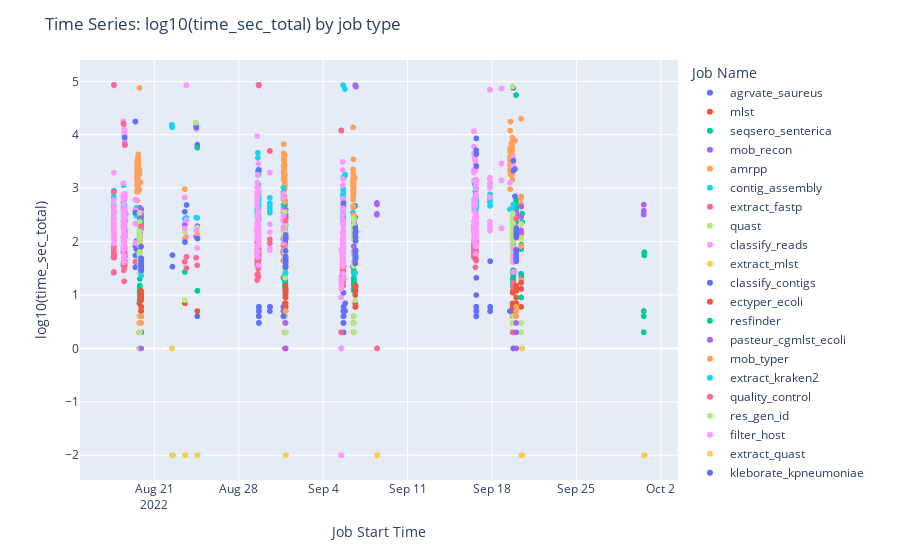

The cell this chart's notebook holds for it:
### Code cell
fig = px.scatter(df, x='start_time', y="time_sec_total", color='job_name')
fig.update_layout(
    title='Time Series: log10(time_sec_total) by job type',
    xaxis_title="Job Start Time",
    yaxis_title="log10(time_sec_total)",
    legend_title="Job Name",
)

plotly.offline.iplot(fig)

### Figure 1 — Plotly figure (JSON) as saved in the notebook; plotly's stock layout.template omitted (floating-point values rounded to 4 significant figures; data arrays with more than 128 entries replaced by an {"elided": "..."} marker saying what was removed)
{"data": [{"hovertemplate": "job_name=agrvate_saureus<br>start_time=%{x}<br>time_sec_total=%{y}<extra></extra>", "legendgroup": "agrvate_saureus", "marker": {"color": "#636efa", "symbol": "circle"}, "mode": "markers", "name": "agrvate_saureus", "showlegend": true, "type": "scattergl", "x": ["2022-08-19T22:04:12", "2022-09-20T00:18:02", "2022-08-31T21:05:04", "2022-09-20T00:15:05", "2022-08-31T21:08:29", "2022-09-20T00:12:25", "2022-08-19T21:55:45"], "xaxis": "x", "y": [0.301, 0, 0.699, 0.301, 0.301, 0.699, 0.699], "yaxis": "y"}, {"hovertemplate": "job_name=mlst<br>start_time=%{x}<br>time_sec_total=%{y}<extra></extra>", "legendgroup": "mlst", "marker": {"color": "#EF553B", "symbol": "circle"}, "mode": "markers", "name": "mlst", "showlegend": true, "type": "scattergl", "x": {"elided": "255 str values"}, "xaxis": "x", "y": {"elided": "255 float values"}, "yaxis": "y"}, {"hovertemplate": "job_name=seqsero_senterica<br>start_time=%{x}<br>time_sec_total=%{y}<extra></extra>", "legendgroup": "seqsero_senterica", "marker": {"color": "#00cc96", "symbol": "circle"}, "mode": "markers", "name": "seqsero_senterica", "showlegend": true, "type": "scattergl", "x": ["2022-08-31T21:00:18", "2022-09-20T11:45:09", "2022-08-31T20:56:11", "2022-09-06T15:50:28", "2022-08-31T21:00:41", "2022-08-19T21:36:31", "2022-08-31T21:00:18", "2022-09-06T15:50:29", "2022-09-19T23:54:23", "2022-08-31T21:01:03", "2022-08-31T20:56:11", "2022-08-19T21:36:34", "2022-08-31T20:56:13", "2022-09-06T15:50:30", "2022-09-19T23:54:22", "2022-08-31T20:56:11", "2022-08-31T20:56:11", "2022-08-31T20:56:11", "2022-08-19T21:32:31", "2022-09-20T11:45:09", "2022-08-19T21:36:28", "2022-08-19T21:32:28", "2022-08-19T21:32:31", "2022-09-19T23:54:22", "2022-08-31T21:00:34", "2022-08-19T21:32:31", "2022-09-19T23:54:23", "2022-09-06T15:50:46", "2022-08-31T20:56:11", "2022-08-19T21:32:31", "2022-09-06T15:50:33", "2022-08-19T21:36:28", "2022-08-19T21:35:43", "2022-09-20T10:12:40", "2022-08-19T21:36:28", "2022-09-20T10:12:40", "2022-08-19T21:32:31", "2022-08-19T21:32:31", "2022-08-31T20:56:11", "2022-09-20T10:12:40", "2022-09-19T23:54:22", "2022-08-31T20:56:11", "2022-08-19T21:32:31", "2022-08-31T20:56:11", "2022-09-20T10:12:40", "2022-08-19T21:32:28", "2022-08-19T21:32:28", "2022-08-19T21:32:31", "2022-09-19T23:54:23", "2022-09-19T23:54:22", "2022-09-19T23:54:24", "2022-08-31T20:56:11", "2022-09-19T23:54:22", "2022-08-19T21:32:28", "2022-08-31T21:00:42", "2022-09-19T23:54:22"], "xaxis": "x", "y": [2.32, 2.524, 2.526, 2.67, 2.494, 2.386, 2.358, 2.455, 2.556, 2.301, 2.501, 2.253, 2.493, 2.294, 2.691, 2.407, 2.403, 2.38, 2.328, 2.364, 2.238, 2.322, 2.444, 2.782, 2.312, 2.462, 2.679, 2.107, 2.604, 2.373, 2.158, 2.246, 2.246, 1.94, 2.288, 1.857, 2.265, 2.442, 2.365, 1.919, 2.573, 2.461, 2.436, 2.483, 1.342, 2.365, 2.346, 2.47, 4.745, 2.703, 2.615, 2.42, 4.745, 2.332, 2.161, 2.373], "yaxis": "y"}, {"hovertemplate": "job_name=mob_recon<br>start_time=%{x}<br>time_sec_total=%{y}<extra></extra>", "legendgroup": "mob_recon", "marker": {"color": "#ab63fa", "symbol": "circle"}, "mode": "markers", "name": "mob_recon", "showlegend": true, "type": "scattergl", "x": {"elided": "256 str values"}, "xaxis": "x", "y": {"elided": "256 float values"}, "yaxis": "y"}, {"hovertemplate": "job_name=amrpp<br>start_time=%{x}<br>time_sec_total=%{y}<extra></extra>", "legendgroup": "amrpp", "marker": {"color": "#FFA15A", "symbol": "circle"}, "mode": "markers", "name": "amrpp", "showlegend": true, "type": "scattergl", "x": {"elided": "233 str values"}, "xaxis": "x", "y": {"elided": "233 float values"}, "yaxis": "y"}, {"hovertemplate": "job_name=contig_assembly<br>start_time=%{x}<br>time_sec_total=%{y}<extra></extra>", "legendgroup": "contig_assembly", "marker": {"color": "#19d3f3", "symbol": "circle"}, "mode": "markers", "name": "contig_assembly", "showlegend": true, "type": "scattergl", "x": {"elided": "313 str values"}, "xaxis": "x", "y": {"elided": "313 float values"}, "yaxis": "y"}, {"hovertemplate": "job_name=extract_fastp<br>start_time=%{x}<br>time_sec_total=%{y}<extra></extra>", "legendgroup": "extract_fastp", "marker": {"color": "#FF6692", "symbol": "circle"}, "mode": "markers", "name": "extract_fastp", "showlegend": true, "type": "scattergl", "x": {"elided": "261 str values"}, "xaxis": "x", "y": {"elided": "261 int values"}, "yaxis": "y"}, {"hovertemplate": "job_name=quast<br>start_time=%{x}<br>time_sec_total=%{y}<extra></extra>", "legendgroup": "quast", "marker": {"color": "#B6E880", "symbol": "circle"}, "mode": "markers", "name": "quast", "showlegend": true, "type": "scattergl", "x": {"elided": "255 str values"}, "xaxis": "x", "y": {"elided": "255 float values"}, "yaxis": "y"}, {"hovertemplate": "job_name=classify_reads<br>start_time=%{x}<br>time_sec_total=%{y}<extra></extra>", "legendgroup": "classify_reads", "marker": {"color": "#FF97FF", "symbol": "circle"}, "mode": "markers", "name": "classify_reads", "showlegend": true, "type": "scattergl", "x": {"elided": "322 str values"}, "xaxis": "x", "y": {"elided": "322 float values"}, "yaxis": "y"}, {"hovertemplate": "job_name=extract_mlst<br>start_time=%{x}<br>time_sec_total=%{y}<extra></extra>", "legendgroup": "extract_mlst", "marker": {"color": "#FECB52", "symbol": "circle"}, "mode": "markers", "name": "extract_mlst", "showlegend": true, "type": "scattergl", "x": {"elided": "261 str values"}, "xaxis": "x", "y": {"elided": "261 int values"}, "yaxis": "y"}, {"hovertemplate": "job_name=classify_contigs<br>start_time=%{x}<br>time_sec_total=%{y}<extra></extra>", "legendgroup": "classify_contigs", "marker": {"color": "#636efa", "symbol": "circle"}, "mode": "markers", "name": "classify_contigs", "showlegend": true, "type": "scattergl", "x": {"elided": "266 str values"}, "xaxis": "x", "y": {"elided": "266 float values"}, "yaxis": "y"}, {"hovertemplate": "job_name=ectyper_ecoli<br>start_time=%{x}<br>time_sec_total=%{y}<extra></extra>", "legendgroup": "ectyper_ecoli", "marker": {"color": "#EF553B", "symbol": "circle"}, "mode": "markers", "name": "ectyper_ecoli", "showlegend": true, "type": "scattergl", "x": ["2022-08-19T21:58:11", "2022-08-31T21:10:34", "2022-08-31T21:13:26", "2022-08-31T21:01:39", "2022-08-19T21:39:46", "2022-09-20T00:04:36", "2022-09-06T15:57:54", "2022-09-06T16:29:53", "2022-08-19T21:59:16", "2022-09-06T15:56:12", "2022-08-31T21:12:53", "2022-09-06T15:53:55", "2022-08-19T21:58:40", "2022-09-20T00:11:21", "2022-09-20T00:16:46", "2022-08-31T21:04:20", "2022-08-31T21:15:33", "2022-08-31T21:22:40", "2022-08-31T21:09:32", "2022-09-06T16:28:42", "2022-08-19T21:45:00", "2022-09-20T00:11:11", "2022-08-31T21:13:23", "2022-08-19T21:56:53", "2022-09-06T15:52:47", "2022-08-31T21:19:01", "2022-09-06T15:55:15", "2022-09-20T00:05:09", "2022-09-20T00:15:44", "2022-08-31T21:04:31", "2022-08-19T21:38:50", "2022-09-20T00:09:51", "2022-08-19T21:45:32", "2022-08-19T21:38:16", "2022-08-31T21:20:44", "2022-09-20T00:12:37", "2022-08-19T21:47:58", "2022-08-31T21:05:35", "2022-08-31T21:09:01", "2022-08-31T21:11:48", "2022-09-20T10:12:59", "2022-08-19T21:53:28", "2022-08-19T21:36:41", "2022-08-31T21:02:03", "2022-09-06T15:53:18", "2022-08-19T22:02:45", "2022-08-19T21:47:27", "2022-08-19T21:42:22", "2022-09-06T15:53:12"], "xaxis": "x", "y": [0.699, 0.8451, 0.7782, 0.9542, 0.699, 0.9542, 0.8451, 0.7782, 0.6021, 0.7782, 0.9542, 0.8451, 0.7782, 0.7782, 0.7782, 0.7782, 0.7782, 0.7782, 0.7782, 0.7782, 0.699, 0.7782, 0.699, 0.6021, 0.7782, 0.7782, 0.7782, 0.699, 0.8451, 0.7782, 0.699, 0.7782, 0.6021, 0.699, 0.7782, 0.7782, 0.7782, 0.7782, 0.7782, 0.7782, 0.9542, 0.699, 0.9031, 1, 1, 0.699, 0.6021, 0.6021, 0.8451], "yaxis": "y"}, {"hovertemplate": "job_name=resfinder<br>start_time=%{x}<br>time_sec_total=%{y}<extra></extra>", "legendgroup": "resfinder", "marker": {"color": "#00cc96", "symbol": "circle"}, "mode": "markers", "name": "resfinder", "showlegend": true, "type": "scattergl", "x": {"elided": "256 str values"}, "xaxis": "x", "y": {"elided": "256 float values"}, "yaxis": "y"}, {"hovertemplate": "job_name=pasteur_cgmlst_ecoli<br>start_time=%{x}<br>time_sec_total=%{y}<extra></extra>", "legendgroup": "pasteur_cgmlst_ecoli", "marker": {"color": "#ab63fa", "symbol": "circle"}, "mode": "markers", "name": "pasteur_cgmlst_ecoli", "showlegend": true, "type": "scattergl", "x": ["2022-09-08T11:00:24", "2022-09-08T11:00:24", "2022-09-30T13:57:07", "2022-09-08T11:00:24", "2022-08-31T21:16:03", "2022-08-19T21:54:39", "2022-09-06T17:14:38", "2022-08-31T21:17:29", "2022-08-19T21:46:33", "2022-08-19T21:40:38", "2022-09-06T15:57:53", "2022-09-06T17:15:59", "2022-09-06T15:55:03", "2022-09-08T11:00:24", "2022-08-31T21:13:57", "2022-09-08T11:00:24", "2022-08-31T21:04:08", "2022-08-19T22:00:45", "2022-09-06T17:16:00", "2022-08-31T21:04:40", "2022-09-20T00:12:48", "2022-08-19T21:59:10", "2022-09-20T00:12:04", "2022-08-31T21:04:53", "2022-08-31T21:06:05", "2022-08-31T21:11:05", "2022-09-30T13:57:07", "2022-09-20T00:09:40", "2022-08-19T21:46:03", "2022-08-31T21:18:15", "2022-08-19T21:48:28", "2022-09-30T13:57:07", "2022-08-31T21:02:48", "2022-08-19T21:55:15", "2022-09-20T00:05:53", "2022-09-06T15:58:05", "2022-08-31T21:02:32", "2022-09-08T11:00:24", "2022-08-19T21:37:24", "2022-09-06T17:13:40", "2022-08-31T21:19:31", "2022-09-08T11:05:28", "2022-09-20T00:13:21", "2022-08-19T21:38:40", "2022-09-06T17:13:39", "2022-08-19T21:44:06", "2022-08-31T21:23:11", "2022-08-19T22:04:44", "2022-09-06T15:52:58", "2022-09-06T16:30:13", "2022-09-19T23:56:45", "2022-09-20T00:02:32", "2022-09-30T13:57:07", "2022-09-20T00:11:21", "2022-09-30T13:57:07", "2022-09-06T15:58:28", "2022-08-19T22:03:40", "2022-08-31T21:09:33", "2022-09-08T11:05:50", "2022-09-06T15:55:11", "2022-08-31T21:14:08", "2022-09-06T17:15:58", "2022-08-31T21:07:58", "2022-09-06T16:30:04", "2022-09-06T17:15:58", "2022-09-06T15:56:10", "2022-08-19T21:51:35", "2022-09-30T13:57:23", "2022-09-06T17:13:39", "2022-09-08T11:00:24", "2022-09-20T10:12:54", "2022-08-19T21:59:48", "2022-09-06T17:13:39", "2022-09-30T13:57:07"], "xaxis": "x", "y": [2.502, 2.505, 2.505, 2.519, 2.461, 2.481, 4.9, 2.083, 2.476, 2.479, 4.925, 4.9, 4.926, 2.508, 2.464, 2.502, 2.504, 2.498, 4.9, 2.502, 2.47, 2.483, 2.496, 2.517, 2.516, 2.471, 2.577, 2.501, 2.486, 2.462, 2.486, 2.69, 2.471, 2.481, 2.484, 4.925, 2.486, 2.517, 2.517, 4.901, 2.462, 2.725, 2.494, 2.489, 4.901, 2.479, 2.45, 2.476, 4.926, 4.915, 2.553, 2.486, 2.513, 2.473, 2.524, 4.925, 2.605, 2.497, 2.695, 4.926, 2.601, 4.9, 2.5, 4.915, 4.9, 4.925, 2.497, 2.511, 4.901, 2.511, 2.655, 2.487, 4.901, 2.509], "yaxis": "y"}, {"hovertemplate": "job_name=mob_typer<br>start_time=%{x}<br>time_sec_total=%{y}<extra></extra>", "legendgroup": "mob_typer", "marker": {"color": "#FFA15A", "symbol": "circle"}, "mode": "markers", "name": "mob_typer", "showlegend": true, "type": "scattergl", "x": {"elided": "254 str values"}, "xaxis": "x", "y": {"elided": "254 float values"}, "yaxis": "y"}, {"hovertemplate": "job_name=extract_kraken2<br>start_time=%{x}<br>time_sec_total=%{y}<extra></extra>", "legendgroup": "extract_kraken2", "marker": {"color": "#19d3f3", "symbol": "circle"}, "mode": "markers", "name": "extract_kraken2", "showlegend": true, "type": "scattergl", "x": {"elided": "266 str values"}, "xaxis": "x", "y": {"elided": "266 float values"}, "yaxis": "y"}, {"hovertemplate": "job_name=quality_control<br>start_time=%{x}<br>time_sec_total=%{y}<extra></extra>", "legendgroup": "quality_control", "marker": {"color": "#FF6692", "symbol": "circle"}, "mode": "markers", "name": "quality_control", "showlegend": true, "type": "scattergl", "x": {"elided": "290 str values"}, "xaxis": "x", "y": {"elided": "290 float values"}, "yaxis": "y"}, {"hovertemplate": "job_name=res_gen_id<br>start_time=%{x}<br>time_sec_total=%{y}<extra></extra>", "legendgroup": "res_gen_id", "marker": {"color": "#B6E880", "symbol": "circle"}, "mode": "markers", "name": "res_gen_id", "showlegend": true, "type": "scattergl", "x": {"elided": "256 str values"}, "xaxis": "x", "y": {"elided": "256 float values"}, "yaxis": "y"}, {"hovertemplate": "job_name=filter_host<br>start_time=%{x}<br>time_sec_total=%{y}<extra></extra>", "legendgroup": "filter_host", "marker": {"color": "#FF97FF", "symbol": "circle"}, "mode": "markers", "name": "filter_host", "showlegend": true, "type": "scattergl", "x": {"elided": "272 str values"}, "xaxis": "x", "y": {"elided": "272 float values"}, "yaxis": "y"}, {"hovertemplate": "job_name=extract_quast<br>start_time=%{x}<br>time_sec_total=%{y}<extra></extra>", "legendgroup": "extract_quast", "marker": {"color": "#FECB52", "symbol": "circle"}, "mode": "markers", "name": "extract_quast", "showlegend": true, "type": "scattergl", "x": {"elided": "260 str values"}, "xaxis": "x", "y": {"elided": "260 int values"}, "yaxis": "y"}, {"hovertemplate": "job_name=kleborate_kpneumoniae<br>start_time=%{x}<br>time_sec_total=%{y}<extra></extra>", "legendgroup": "kleborate_kpneumoniae", "marker": {"color": "#636efa", "symbol": "circle"}, "mode": "markers", "name": "kleborate_kpneumoniae", "showlegend": true, "type": "scattergl", "x": ["2022-09-06T15:58:28", "2022-08-31T21:10:02", "2022-08-31T21:23:43", "2022-09-06T15:53:41", "2022-08-31T21:07:58", "2022-08-31T21:20:58", "2022-09-20T00:04:24", "2022-09-20T00:04:48", "2022-09-06T15:56:22", "2022-08-31T21:22:09", "2022-08-22T12:07:00", "2022-09-20T00:16:47", "2022-08-31T21:16:35", "2022-09-20T00:10:13", "2022-08-31T21:12:52", "2022-09-20T00:10:02", "2022-09-20T00:16:48", "2022-09-20T00:03:41", "2022-08-19T22:07:11", "2022-09-20T00:06:06", "2022-08-31T21:17:19", "2022-08-31T21:23:53", "2022-08-31T21:21:55", "2022-08-31T21:15:02", "2022-09-06T16:29:24", "2022-09-20T00:09:51", "2022-09-06T17:13:41", "2022-09-20T00:11:32", "2022-08-19T21:37:44", "2022-09-20T00:04:36", "2022-09-20T00:15:35", "2022-09-20T00:10:13", "2022-09-20T00:00:50", "2022-08-31T21:23:10", "2022-09-20T00:17:52", "2022-08-19T21:39:20", "2022-09-20T00:02:54", "2022-08-19T21:39:46", "2022-08-19T21:40:38", "2022-08-19T21:49:57", "2022-09-06T16:27:53", "2022-09-06T15:52:57", "2022-09-06T15:52:58", "2022-09-06T15:54:50", "2022-08-31T21:10:03", "2022-09-06T16:27:51", "2022-08-19T21:53:26", "2022-09-06T17:13:39", "2022-08-19T21:54:00", "2022-08-19T21:48:28", "2022-08-19T22:01:16", "2022-09-06T15:50:30", "2022-08-22T12:07:00", "2022-09-20T00:03:27", "2022-09-20T00:08:02", "2022-09-20T00:08:58", "2022-09-06T16:30:06", "2022-08-24T13:55:38", "2022-09-06T15:53:12", "2022-09-06T15:57:21", "2022-09-06T15:50:30", "2022-09-20T00:06:29", "2022-09-06T16:28:32", "2022-09-06T16:30:06", "2022-09-06T15:50:33", "2022-09-20T00:17:17", "2022-08-19T21:40:48", "2022-08-19T21:45:31", "2022-08-31T21:21:00", "2022-09-20T00:08:58", "2022-09-20T00:02:43", "2022-08-31T21:11:47", "2022-09-20T00:17:39", "2022-09-06T15:51:41", "2022-09-20T00:09:39", "2022-08-31T21:03:57", "2022-08-19T21:59:16", "2022-08-19T21:54:52", "2022-09-06T15:52:20", "2022-08-19T21:56:18", "2022-08-19T21:46:44", "2022-09-20T00:07:29", "2022-09-06T15:57:41", "2022-08-19T21:44:51", "2022-09-20T00:05:54", "2022-08-23T13:06:46", "2022-08-19T21:46:43", "2022-09-06T15:58:18", "2022-08-31T21:16:33", "2022-08-31T21:10:34", "2022-08-19T21:59:47", "2022-09-06T15:56:34", "2022-09-06T16:28:05", "2022-08-31T21:16:02", "2022-09-06T16:30:04", "2022-08-31T21:11:59", "2022-09-20T00:05:39", "2022-09-20T00:00:16", "2022-08-19T22:06:30", "2022-08-31T21:21:32", "2022-09-20T00:04:58"], "xaxis": "x", "y": [2.164, 2.037, 1.544, 1.826, 1.544, 2.124, 2.193, 1.826, 2.097, 1.653, 1.748, 1.708, 1.531, 2.086, 1.643, 1.756, 1.633, 1.633, 1.672, 1.813, 1.708, 1.602, 1.519, 2.086, 1.732, 1.653, 1.699, 1.681, 1.544, 1.732, 1.663, 2.25, 2.143, 1.531, 2.143, 1.908, 1.681, 1.505, 1.591, 1.591, 1.74, 1.716, 1.771, 1.591, 1.826, 2.176, 1.447, 2.185, 1.58, 1.623, 1.556, 1.826, 1.531, 1.699, 1.748, 1.699, 1.82, 2.057, 1.756, 1.724, 1.74, 1.681, 1.826, 2.013, 1.82, 1.69, 1.477, 1.462, 1.633, 2.225, 1.672, 1.633, 2.111, 1.663, 1.681, 1.716, 1.544, 1.477, 1.833, 1.462, 1.663, 2.076, 2.253, 1.69, 1.845, 1.991, 1.568, 1.792, 1.699, 1.531, 1.672, 2.111, 2.072, 1.531, 1.839, 2.064, 1.633, 1.699, 1.681, 1.633, 1.699], "yaxis": "y"}, {"hovertemplate": "job_name=sistr_senterica<br>start_time=%{x}<br>time_sec_total=%{y}<extra></extra>", "legendgroup": "sistr_senterica", "marker": {"color": "#EF553B", "symbol": "circle"}, "mode": "markers", "name": "sistr_senterica", "showlegend": true, "type": "scattergl", "x": ["2022-09-20T00:05:43", "2022-08-19T21:55:47", "2022-08-19T22:03:40", "2022-08-31T21:23:53", "2022-09-20T00:07:15", "2022-09-20T00:12:04", "2022-08-19T21:56:25", "2022-08-19T21:46:44", "2022-08-19T21:46:02", "2022-09-06T16:27:51", "2022-09-06T16:30:05", "2022-08-19T21:39:46", "2022-08-19T21:49:24", "2022-08-19T21:39:46", "2022-08-31T21:16:34", "2022-08-19T21:55:12", "2022-08-31T21:23:11", "2022-08-19T21:48:28", "2022-08-31T21:11:05", "2022-08-31T21:17:19", "2022-09-20T00:12:36", "2022-08-19T21:46:03", "2022-09-20T00:11:32", "2022-08-19T22:01:16", "2022-09-06T16:28:05", "2022-08-31T21:09:31", "2022-08-31T21:10:03", "2022-08-31T21:17:42", "2022-09-20T10:12:40", "2022-09-06T15:57:31", "2022-09-20T10:12:40", "2022-08-19T22:03:14", "2022-08-19T21:44:51", "2022-09-20T00:10:01", "2022-08-19T22:05:15", "2022-08-31T21:16:44", "2022-08-31T21:14:31", "2022-08-19T22:00:43", "2022-09-20T10:12:40", "2022-09-20T00:16:17", "2022-08-31T21:07:57", "2022-09-20T10:12:40", "2022-08-31T21:17:06", "2022-08-31T21:17:19", "2022-09-06T15:56:01", "2022-08-19T21:54:06", "2022-08-31T21:07:37", "2022-08-19T21:41:53", "2022-09-20T00:09:52", "2022-09-20T00:07:39", "2022-08-31T21:22:30", "2022-08-31T21:22:30", "2022-09-20T00:07:29", "2022-08-31T21:18:03", "2022-08-31T21:10:02"], "xaxis": "x", "y": [1.176, 0.9031, 1, 1.079, 1.079, 1.114, 0.9542, 0.9542, 0.9542, 1.079, 1.176, 1.079, 0.9542, 1.041, 1.079, 1, 1.079, 0.9031, 1.079, 1.114, 1.114, 0.9542, 1.079, 0.9542, 1.146, 1.114, 1.114, 1.079, 0.7782, 1.176, 1.114, 0.9031, 0.9031, 1.146, 0.9542, 1.041, 1.114, 1, 1.23, 1.079, 1.079, 1.114, 1.079, 1.079, 1.079, 1, 1.176, 0.9542, 1.146, 1.079, 1.079, 1.079, 1.114, 1.079, 1.114], "yaxis": "y"}, {"hovertemplate": "job_name=stecfinder_ecoli<br>start_time=%{x}<br>time_sec_total=%{y}<extra></extra>", "legendgroup": "stecfinder_ecoli", "marker": {"color": "#00cc96", "symbol": "circle"}, "mode": "markers", "name": "stecfinder_ecoli", "showlegend": true, "type": "scattergl", "x": ["2022-09-30T15:05:27", "2022-09-30T13:57:07", "2022-09-30T15:05:27", "2022-09-30T15:05:27", "2022-09-30T13:57:07", "2022-09-30T13:57:07", "2022-09-30T15:05:26", "2022-09-30T15:05:27", "2022-09-30T13:57:07", "2022-09-30T15:05:26", "2022-09-30T13:57:07", "2022-09-30T13:57:07", "2022-09-30T15:05:27", "2022-09-30T13:57:23"], "xaxis": "x", "y": [1.799, 0.699, 1.778, 1.748, 0.699, 0.699, 1.74, 1.799, 0.6021, 1.792, 0.699, 0.699, 1.756, 0.301], "yaxis": "y"}, {"hovertemplate": "job_name=sccmec_saureus<br>start_time=%{x}<br>time_sec_total=%{y}<extra></extra>", "legendgroup": "sccmec_saureus", "marker": {"color": "#ab63fa", "symbol": "circle"}, "mode": "markers", "name": "sccmec_saureus", "showlegend": true, "type": "scattergl", "x": ["2022-09-20T00:16:17", "2022-08-31T21:15:01", "2022-09-20T00:08:26", "2022-08-31T21:20:13", "2022-08-19T21:41:22", "2022-08-19T22:06:42", "2022-09-20T00:09:09"], "xaxis": "x", "y": [0, 0.4771, 0.4771, 0, 0.4771, 0, 0.301], "yaxis": "y"}, {"hovertemplate": "job_name=spatyper_saureus<br>start_time=%{x}<br>time_sec_total=%{y}<extra></extra>", "legendgroup": "spatyper_saureus", "marker": {"color": "#FFA15A", "symbol": "circle"}, "mode": "markers", "name": "spatyper_saureus", "showlegend": true, "type": "scattergl", "x": ["2022-08-19T21:40:27", "2022-09-20T00:04:36", "2022-08-19T21:46:02", "2022-09-20T00:07:30", "2022-09-20T00:07:16", "2022-08-31T21:06:06", "2022-08-31T21:09:32"], "xaxis": "x", "y": [0.6021, 0.7782, 0.4771, 0.699, 0.6021, 0.699, 0.699], "yaxis": "y"}, {"hovertemplate": "job_name=hicap_hinfluenzae<br>start_time=%{x}<br>time_sec_total=%{y}<extra></extra>", "legendgroup": "hicap_hinfluenzae", "marker": {"color": "#19d3f3", "symbol": "circle"}, "mode": "markers", "name": "hicap_hinfluenzae", "showlegend": true, "type": "scattergl", "x": ["2022-09-06T15:57:53", "2022-08-31T21:18:26", "2022-08-19T21:43:55"], "xaxis": "x", "y": [1.415, 1.415, 1.362], "yaxis": "y"}, {"hovertemplate": "job_name=seroba_spneumoniae<br>start_time=%{x}<br>time_sec_total=%{y}<extra></extra>", "legendgroup": "seroba_spneumoniae", "marker": {"color": "#FF6692", "symbol": "circle"}, "mode": "markers", "name": "seroba_spneumoniae", "showlegend": true, "type": "scattergl", "x": ["2022-09-20T00:02:43", "2022-08-31T21:17:41", "2022-08-19T21:49:24"], "xaxis": "x", "y": [2.428, 2.391, 2.286], "yaxis": "y"}, {"hovertemplate": "job_name=meningotype_nmeningitidis<br>start_time=%{x}<br>time_sec_total=%{y}<extra></extra>", "legendgroup": "meningotype_nmeningitidis", "marker": {"color": "#B6E880", "symbol": "circle"}, "mode": "markers", "name": "meningotype_nmeningitidis", "showlegend": true, "type": "scattergl", "x": ["2022-09-06T15:57:47"], "xaxis": "x", "y": [0.9031], "yaxis": "y"}], "layout": {"legend": {"title": {"text": "Job Name"}, "tracegroupgap": 0}, "margin": {"t": 60}, "title": {"text": "Time Series: log10(time_sec_total) by job type"}, "xaxis": {"anchor": "y", "domain": [0, 1], "title": {"text": "Job Start Time"}}, "yaxis": {"anchor": "x", "domain": [0, 1], "title": {"text": "log10(time_sec_total)"}}}}
